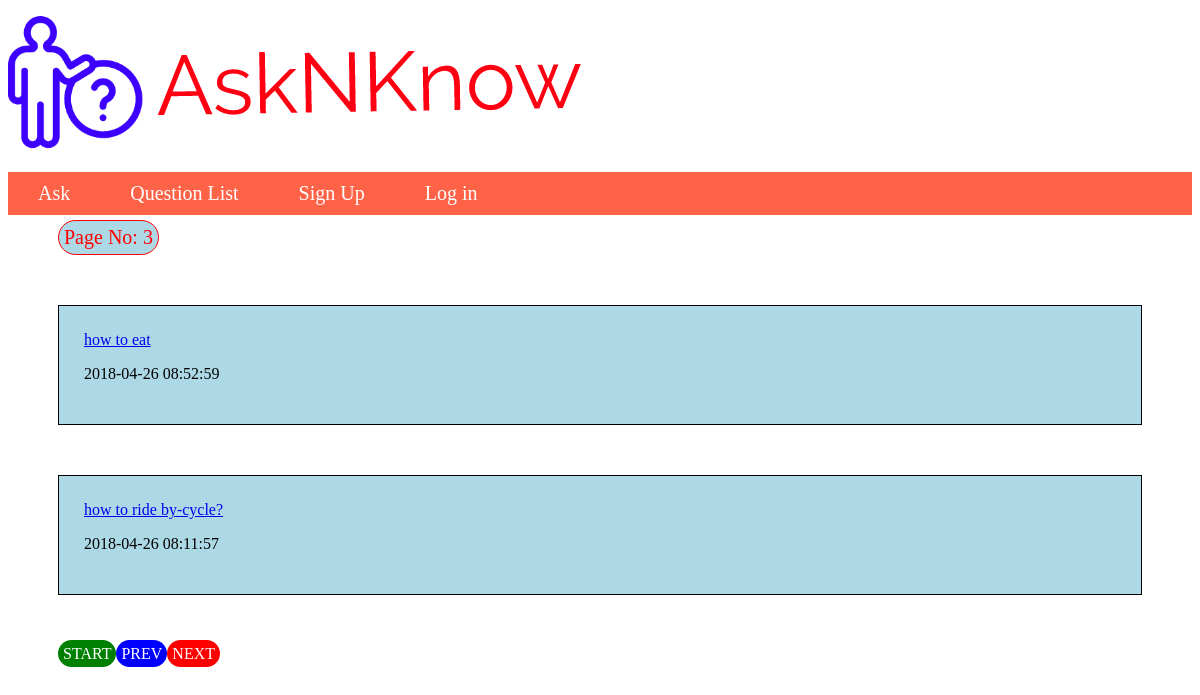
The app's page /questionList.php?current_page=3 with its own data.
### tables this page shows
CREATE TABLE `question` (
  `id` int(20) NOT NULL,
  `title` varchar(1000) NOT NULL,
  `question` varchar(5000) NOT NULL,
  `category` varchar(100) NOT NULL,
  `user_id` int(20) NOT NULL,
  `time` timestamp NOT NULL DEFAULT CURRENT_TIMESTAMP ON UPDATE CURRENT_TIMESTAMP,
  `upvote` int(50) NOT NULL,
  `downvote` int(50) NOT NULL
);

### questionList.php (the view, shortened to what this page needs)
<?php
	include("header.php");
?>
<!DOCTYPE html>
<html>
<head>
</head>
<body>
	<?php
		$conn=connect();
		$sql="select count(id) from question";
		$result=mysqli_query($conn,$sql);
		$row=mysqli_fetch_row($result);
		$total_row=$row[0];
		$row_per_page=2;
		$total_page=ceil($total_row/$row_per_page);
		if(isset($_REQUEST['current_page']) && is_numeric($_REQUEST['current_page']) ){
			$current_page=$_REQUEST['current_page'];
		}
		else $current_page=1;
		$offset=($current_page-1)*$row_per_page;
		$sql="select * from question order by time DESC limit $offset,$row_per_page";
		$result=mysqli_query($conn,$sql);
		echo "<div class='question'>";
		echo "<div id='current_page'>Page No: $current_page</div>";
		if(mysqli_num_rows($result)>0){
			while($row=mysqli_fetch_assoc($result)){
				echo "<div class='question_view'>";
				echo "<a href='answer.php?question_id=$row[id]'>$row[title]</a><br>";
				echo "<p>$row[time]</p>";
				echo "</div>";
			}
		}
		echo "<div id='page_box'>";
		if($current_page>1){
			echo "<a id='start_tag' href='$_SERVER[PHP_SELF]?current_page=1'>START</a>";
			$prev_page=$current_page-1;
			echo "<a id='prev_tag' href='$_SERVER[PHP_SELF]?current_page=$prev_page'>PREV</a>";
		}
		if($current_page!=$total_page){
			$next_page=$current_page+1;
			echo "<a id='next_tag' href='$_SERVER[PHP_SELF]?current_page=$next_page'>NEXT</a>";
		}
		echo "</div>";
		echo "</div>";
	?>
</body>
</html>

### questionList.php (style rules this page uses)
.question_view { background-color: lightblue; border: 1px solid black; margin:50px; padding: 25px; }
#current_page { font-size: 20px; color:red; margin-left:50px; margin-top: 5px; background-color: lightblue; display: inline-block; padding: 5px; border-radius: 50px; border:1px solid red; }
#start_tag { background-color: green; text-decoration: none; color: white; border-radius: 50px; padding: 5px; }
#prev_tag { background-color: blue; text-decoration: none; color: white; border-radius: 50px; padding: 5px; }
#next_tag { background-color: red; text-decoration: none; color: white; border-radius: 50px; padding: 5px; }
#page_box { margin-left: 50px; }

### records on screen
question: title "how to eat", time "2018-04-26 08:52:59"
question: title "how to ride by-cycle?", time "2018-04-26 08:11:57"

### other values on screen
$current_page "3"
